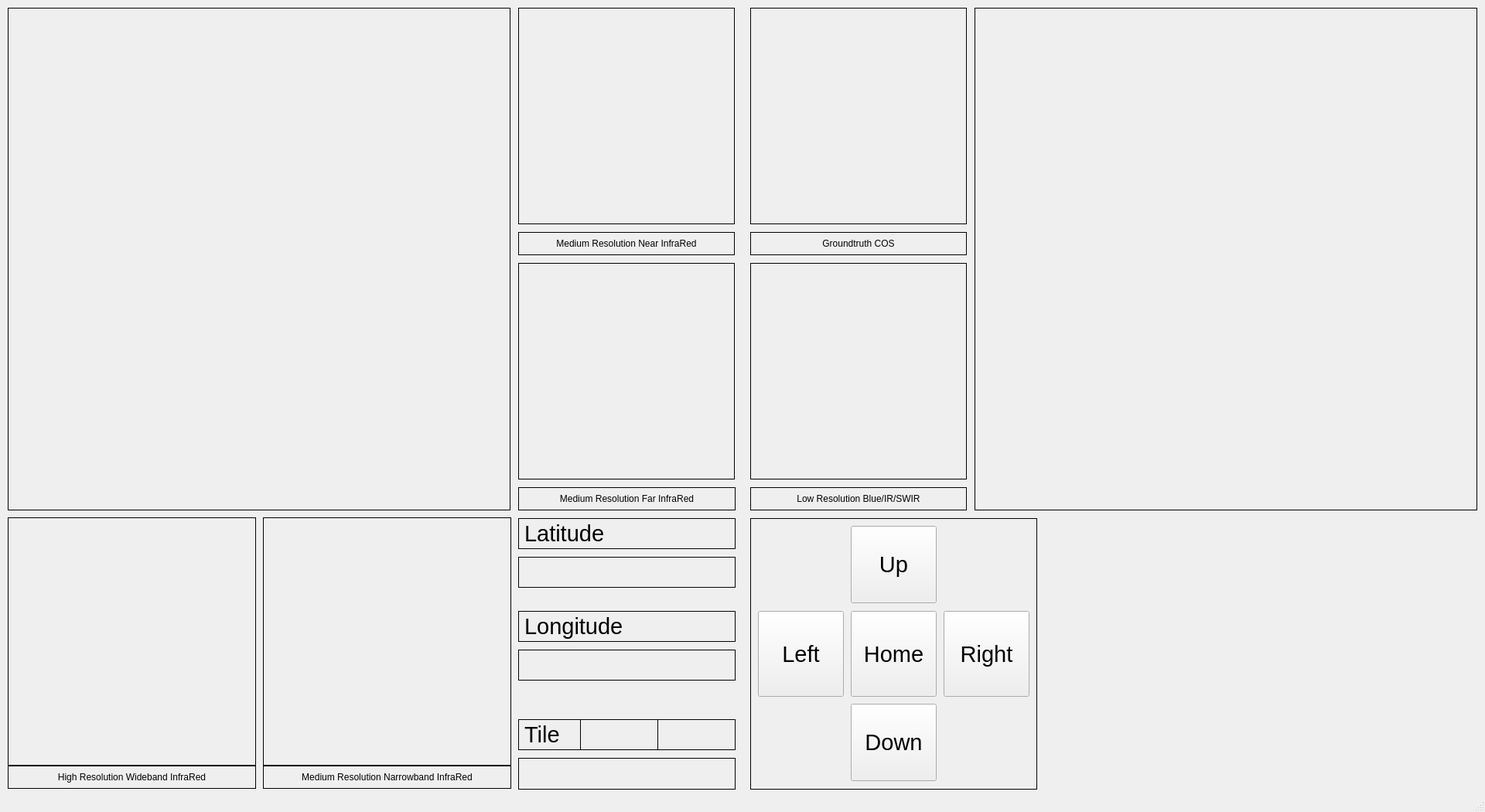
<?xml version="1.0" encoding="UTF-8"?>
<ui version="4.0">
 <class>MainWindow</class>
 <widget class="QMainWindow" name="MainWindow">
  <property name="geometry">
   <rect>
    <x>0</x>
    <y>0</y>
    <width>1920</width>
    <height>1050</height>
   </rect>
  </property>
  <property name="windowTitle">
   <string>SatCOS</string>
  </property>
  <property name="autoFillBackground">
   <bool>true</bool>
  </property>
  <property name="documentMode">
   <bool>false</bool>
  </property>
  <widget class="QWidget" name="centralwidget">
   <widget class="QPushButton" name="botaoHome">
    <property name="geometry">
     <rect>
      <x>1100</x>
      <y>790</y>
      <width>111</width>
      <height>111</height>
     </rect>
    </property>
    <property name="font">
     <font>
      <pointsize>22</pointsize>
     </font>
    </property>
    <property name="text">
     <string>Home</string>
    </property>
   </widget>
   <widget class="QLabel" name="labelFrameB4B3B2">
    <property name="geometry">
     <rect>
      <x>10</x>
      <y>10</y>
      <width>650</width>
      <height>650</height>
     </rect>
    </property>
    <property name="frameShape">
     <enum>QFrame::Box</enum>
    </property>
    <property name="lineWidth">
     <number>1</number>
    </property>
    <property name="text">
     <string/>
    </property>
   </widget>
   <widget class="QLabel" name="labelFrameB8">
    <property name="geometry">
     <rect>
      <x>10</x>
      <y>669</y>
      <width>321</width>
      <height>321</height>
     </rect>
    </property>
    <property name="frameShape">
     <enum>QFrame::Box</enum>
    </property>
    <property name="lineWidth">
     <number>1</number>
    </property>
    <property name="text">
     <string/>
    </property>
   </widget>
   <widget class="QLabel" name="labelTextB8">
    <property name="geometry">
     <rect>
      <x>10</x>
      <y>990</y>
      <width>321</width>
      <height>30</height>
     </rect>
    </property>
    <property name="maximumSize">
     <size>
      <width>16777215</width>
      <height>30</height>
     </size>
    </property>
    <property name="frameShape">
     <enum>QFrame::Box</enum>
    </property>
    <property name="text">
     <string>High Resolution Wideband InfraRed</string>
    </property>
    <property name="alignment">
     <set>Qt::AlignCenter</set>
    </property>
   </widget>
   <widget class="QLabel" name="labelTextB8A">
    <property name="geometry">
     <rect>
      <x>340</x>
      <y>990</y>
      <width>321</width>
      <height>30</height>
     </rect>
    </property>
    <property name="maximumSize">
     <size>
      <width>16777215</width>
      <height>30</height>
     </size>
    </property>
    <property name="frameShape">
     <enum>QFrame::Box</enum>
    </property>
    <property name="text">
     <string>Medium Resolution Narrowband InfraRed</string>
    </property>
    <property name="alignment">
     <set>Qt::AlignCenter</set>
    </property>
   </widget>
   <widget class="QLabel" name="labelFrameB8A">
    <property name="geometry">
     <rect>
      <x>340</x>
      <y>669</y>
      <width>321</width>
      <height>321</height>
     </rect>
    </property>
    <property name="frameShape">
     <enum>QFrame::Box</enum>
    </property>
    <property name="lineWidth">
     <number>1</number>
    </property>
    <property name="text">
     <string/>
    </property>
   </widget>
   <widget class="QLabel" name="labelTextB5B6B7">
    <property name="geometry">
     <rect>
      <x>670</x>
      <y>300</y>
      <width>280</width>
      <height>30</height>
     </rect>
    </property>
    <property name="maximumSize">
     <size>
      <width>16777215</width>
      <height>30</height>
     </size>
    </property>
    <property name="frameShape">
     <enum>QFrame::Box</enum>
    </property>
    <property name="text">
     <string>Medium Resolution Near InfraRed</string>
    </property>
    <property name="alignment">
     <set>Qt::AlignCenter</set>
    </property>
   </widget>
   <widget class="QLabel" name="labelFrameB5B6B7">
    <property name="geometry">
     <rect>
      <x>670</x>
      <y>10</y>
      <width>280</width>
      <height>280</height>
     </rect>
    </property>
    <property name="frameShape">
     <enum>QFrame::Box</enum>
    </property>
    <property name="lineWidth">
     <number>1</number>
    </property>
    <property name="text">
     <string/>
    </property>
   </widget>
   <widget class="QLabel" name="labelTextB11B12">
    <property name="geometry">
     <rect>
      <x>670</x>
      <y>630</y>
      <width>281</width>
      <height>30</height>
     </rect>
    </property>
    <property name="maximumSize">
     <size>
      <width>16777215</width>
      <height>30</height>
     </size>
    </property>
    <property name="frameShape">
     <enum>QFrame::Box</enum>
    </property>
    <property name="text">
     <string>Medium Resolution Far InfraRed</string>
    </property>
    <property name="alignment">
     <set>Qt::AlignCenter</set>
    </property>
   </widget>
   <widget class="QLabel" name="labelFrameB11B12">
    <property name="geometry">
     <rect>
      <x>670</x>
      <y>340</y>
      <width>280</width>
      <height>280</height>
     </rect>
    </property>
    <property name="frameShape">
     <enum>QFrame::Box</enum>
    </property>
    <property name="lineWidth">
     <number>1</number>
    </property>
    <property name="text">
     <string/>
    </property>
   </widget>
   <widget class="QLabel" name="labelFrameB1B9B10">
    <property name="geometry">
     <rect>
      <x>970</x>
      <y>340</y>
      <width>280</width>
      <height>280</height>
     </rect>
    </property>
    <property name="frameShape">
     <enum>QFrame::Box</enum>
    </property>
    <property name="lineWidth">
     <number>1</number>
    </property>
    <property name="text">
     <string/>
    </property>
   </widget>
   <widget class="QLabel" name="labelTextB1B9B10">
    <property name="geometry">
     <rect>
      <x>970</x>
      <y>630</y>
      <width>280</width>
      <height>30</height>
     </rect>
    </property>
    <property name="maximumSize">
     <size>
      <width>16777215</width>
      <height>30</height>
     </size>
    </property>
    <property name="frameShape">
     <enum>QFrame::Box</enum>
    </property>
    <property name="text">
     <string>Low Resolution Blue/IR/SWIR</string>
    </property>
    <property name="alignment">
     <set>Qt::AlignCenter</set>
    </property>
   </widget>
   <widget class="QLabel" name="labelFramePredict">
    <property name="geometry">
     <rect>
      <x>1260</x>
      <y>10</y>
      <width>650</width>
      <height>650</height>
     </rect>
    </property>
    <property name="frameShape">
     <enum>QFrame::Box</enum>
    </property>
    <property name="lineWidth">
     <number>1</number>
    </property>
    <property name="text">
     <string/>
    </property>
   </widget>
   <widget class="QLabel" name="labelTextGT">
    <property name="geometry">
     <rect>
      <x>970</x>
      <y>300</y>
      <width>280</width>
      <height>30</height>
     </rect>
    </property>
    <property name="maximumSize">
     <size>
      <width>16777215</width>
      <height>30</height>
     </size>
    </property>
    <property name="frameShape">
     <enum>QFrame::Box</enum>
    </property>
    <property name="text">
     <string>Groundtruth COS</string>
    </property>
    <property name="alignment">
     <set>Qt::AlignCenter</set>
    </property>
   </widget>
   <widget class="QLabel" name="labelFrameGT">
    <property name="geometry">
     <rect>
      <x>970</x>
      <y>10</y>
      <width>280</width>
      <height>280</height>
     </rect>
    </property>
    <property name="frameShape">
     <enum>QFrame::Box</enum>
    </property>
    <property name="lineWidth">
     <number>1</number>
    </property>
    <property name="text">
     <string/>
    </property>
   </widget>
   <widget class="QPushButton" name="botaoUp">
    <property name="geometry">
     <rect>
      <x>1100</x>
      <y>680</y>
      <width>111</width>
      <height>100</height>
     </rect>
    </property>
    <property name="font">
     <font>
      <pointsize>22</pointsize>
     </font>
    </property>
    <property name="text">
     <string>Up</string>
    </property>
   </widget>
   <widget class="QPushButton" name="botaoDown">
    <property name="geometry">
     <rect>
      <x>1100</x>
      <y>910</y>
      <width>111</width>
      <height>100</height>
     </rect>
    </property>
    <property name="maximumSize">
     <size>
      <width>16777215</width>
      <height>16777215</height>
     </size>
    </property>
    <property name="font">
     <font>
      <pointsize>22</pointsize>
     </font>
    </property>
    <property name="text">
     <string>Down</string>
    </property>
   </widget>
   <widget class="QPushButton" name="botaoLeft">
    <property name="geometry">
     <rect>
      <x>980</x>
      <y>790</y>
      <width>111</width>
      <height>111</height>
     </rect>
    </property>
    <property name="font">
     <font>
      <pointsize>22</pointsize>
     </font>
    </property>
    <property name="text">
     <string>Left</string>
    </property>
   </widget>
   <widget class="QPushButton" name="botaoRight">
    <property name="geometry">
     <rect>
      <x>1220</x>
      <y>790</y>
      <width>111</width>
      <height>111</height>
     </rect>
    </property>
    <property name="font">
     <font>
      <pointsize>22</pointsize>
     </font>
    </property>
    <property name="text">
     <string>Right</string>
    </property>
   </widget>
   <widget class="QLabel" name="labelTextPositionX">
    <property name="geometry">
     <rect>
      <x>670</x>
      <y>790</y>
      <width>281</width>
      <height>40</height>
     </rect>
    </property>
    <property name="maximumSize">
     <size>
      <width>16777215</width>
      <height>40</height>
     </size>
    </property>
    <property name="font">
     <font>
      <pointsize>22</pointsize>
     </font>
    </property>
    <property name="frameShape">
     <enum>QFrame::Box</enum>
    </property>
    <property name="text">
     <string>Longitude</string>
    </property>
    <property name="alignment">
     <set>Qt::AlignLeading|Qt::AlignLeft|Qt::AlignVCenter</set>
    </property>
   </widget>
   <widget class="QLabel" name="labelTextPositionY">
    <property name="geometry">
     <rect>
      <x>670</x>
      <y>670</y>
      <width>281</width>
      <height>40</height>
     </rect>
    </property>
    <property name="maximumSize">
     <size>
      <width>16777215</width>
      <height>40</height>
     </size>
    </property>
    <property name="font">
     <font>
      <pointsize>22</pointsize>
     </font>
    </property>
    <property name="frameShape">
     <enum>QFrame::Box</enum>
    </property>
    <property name="text">
     <string>Latitude</string>
    </property>
   </widget>
   <widget class="QLabel" name="labelPositionX">
    <property name="geometry">
     <rect>
      <x>750</x>
      <y>930</y>
      <width>101</width>
      <height>40</height>
     </rect>
    </property>
    <property name="maximumSize">
     <size>
      <width>16777215</width>
      <height>40</height>
     </size>
    </property>
    <property name="font">
     <font>
      <pointsize>22</pointsize>
     </font>
    </property>
    <property name="frameShape">
     <enum>QFrame::Box</enum>
    </property>
    <property name="text">
     <string/>
    </property>
    <property name="alignment">
     <set>Qt::AlignLeading|Qt::AlignLeft|Qt::AlignVCenter</set>
    </property>
   </widget>
   <widget class="QLabel" name="labelPositionY">
    <property name="geometry">
     <rect>
      <x>850</x>
      <y>930</y>
      <width>101</width>
      <height>40</height>
     </rect>
    </property>
    <property name="maximumSize">
     <size>
      <width>16777215</width>
      <height>40</height>
     </size>
    </property>
    <property name="font">
     <font>
      <pointsize>22</pointsize>
     </font>
    </property>
    <property name="frameShape">
     <enum>QFrame::Box</enum>
    </property>
    <property name="text">
     <string/>
    </property>
    <property name="alignment">
     <set>Qt::AlignLeading|Qt::AlignLeft|Qt::AlignVCenter</set>
    </property>
   </widget>
   <widget class="QLabel" name="labelStatus">
    <property name="geometry">
     <rect>
      <x>670</x>
      <y>980</y>
      <width>281</width>
      <height>41</height>
     </rect>
    </property>
    <property name="font">
     <font>
      <pointsize>22</pointsize>
     </font>
    </property>
    <property name="frameShape">
     <enum>QFrame::Box</enum>
    </property>
    <property name="text">
     <string/>
    </property>
   </widget>
   <widget class="QWidget" name="widgetMap" native="true">
    <property name="geometry">
     <rect>
      <x>1340</x>
      <y>660</y>
      <width>581</width>
      <height>371</height>
     </rect>
    </property>
   </widget>
   <widget class="QLabel" name="labelLongitude">
    <property name="geometry">
     <rect>
      <x>670</x>
      <y>840</y>
      <width>281</width>
      <height>40</height>
     </rect>
    </property>
    <property name="maximumSize">
     <size>
      <width>16777215</width>
      <height>40</height>
     </size>
    </property>
    <property name="font">
     <font>
      <pointsize>22</pointsize>
     </font>
    </property>
    <property name="frameShape">
     <enum>QFrame::Box</enum>
    </property>
    <property name="text">
     <string/>
    </property>
    <property name="alignment">
     <set>Qt::AlignLeading|Qt::AlignLeft|Qt::AlignVCenter</set>
    </property>
   </widget>
   <widget class="QLabel" name="labelLatitude">
    <property name="geometry">
     <rect>
      <x>670</x>
      <y>720</y>
      <width>281</width>
      <height>40</height>
     </rect>
    </property>
    <property name="maximumSize">
     <size>
      <width>16777215</width>
      <height>40</height>
     </size>
    </property>
    <property name="font">
     <font>
      <pointsize>22</pointsize>
     </font>
    </property>
    <property name="frameShape">
     <enum>QFrame::Box</enum>
    </property>
    <property name="text">
     <string/>
    </property>
    <property name="alignment">
     <set>Qt::AlignLeading|Qt::AlignLeft|Qt::AlignVCenter</set>
    </property>
   </widget>
   <widget class="QLabel" name="labelTextTile">
    <property name="geometry">
     <rect>
      <x>670</x>
      <y>930</y>
      <width>81</width>
      <height>40</height>
     </rect>
    </property>
    <property name="maximumSize">
     <size>
      <width>16777215</width>
      <height>40</height>
     </size>
    </property>
    <property name="font">
     <font>
      <pointsize>22</pointsize>
     </font>
    </property>
    <property name="frameShape">
     <enum>QFrame::Box</enum>
    </property>
    <property name="text">
     <string>Tile</string>
    </property>
   </widget>
   <widget class="QLabel" name="labelGroupButtons">
    <property name="geometry">
     <rect>
      <x>970</x>
      <y>670</y>
      <width>371</width>
      <height>351</height>
     </rect>
    </property>
    <property name="frameShape">
     <enum>QFrame::Box</enum>
    </property>
    <property name="text">
     <string/>
    </property>
   </widget>
   <zorder>labelFrameGT</zorder>
   <zorder>labelGroupButtons</zorder>
   <zorder>botaoHome</zorder>
   <zorder>labelFrameB4B3B2</zorder>
   <zorder>labelFrameB8</zorder>
   <zorder>labelTextB8</zorder>
   <zorder>labelTextB8A</zorder>
   <zorder>labelFrameB8A</zorder>
   <zorder>labelTextB5B6B7</zorder>
   <zorder>labelFrameB5B6B7</zorder>
   <zorder>labelTextB11B12</zorder>
   <zorder>labelFrameB11B12</zorder>
   <zorder>labelFrameB1B9B10</zorder>
   <zorder>labelTextB1B9B10</zorder>
   <zorder>labelFramePredict</zorder>
   <zorder>labelTextGT</zorder>
   <zorder>botaoUp</zorder>
   <zorder>botaoDown</zorder>
   <zorder>botaoLeft</zorder>
   <zorder>botaoRight</zorder>
   <zorder>labelTextPositionX</zorder>
   <zorder>labelTextPositionY</zorder>
   <zorder>labelPositionX</zorder>
   <zorder>labelPositionY</zorder>
   <zorder>labelStatus</zorder>
   <zorder>widgetMap</zorder>
   <zorder>labelLongitude</zorder>
   <zorder>labelLatitude</zorder>
   <zorder>labelTextTile</zorder>
  </widget>
  <widget class="QStatusBar" name="statusbar"/>
 </widget>
 <resources/>
 <connections/>
</ui>
